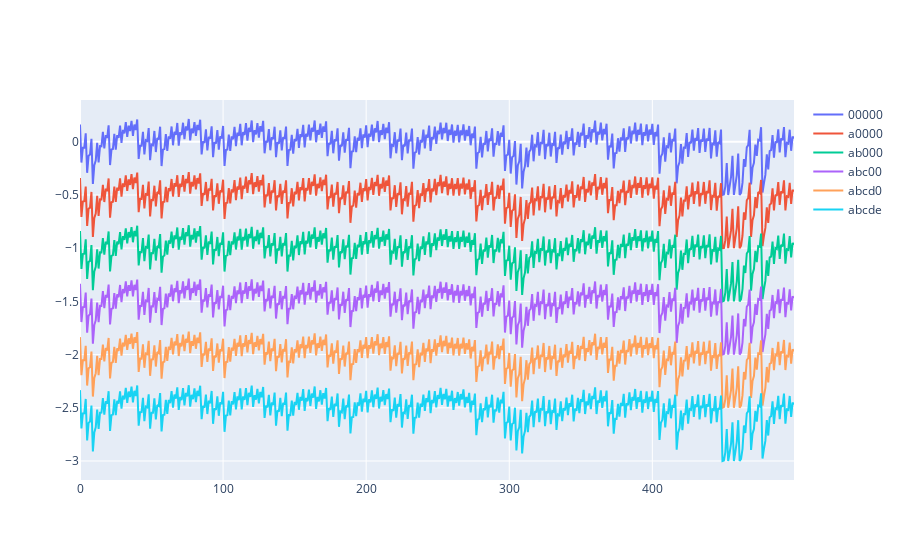

Here is the notebook cell this chart was saved with:
### Code cell
import plotly.graph_objects as pgo
fig = pgo.Figure()
for i, trace in enumerate(data):
    fig.add_trace(pgo.Scatter(y=trace["trace"] - i * 0.5, name=bytes(trace["attempt"]).decode()))
fig["data"][0]["showlegend"] = True
fig.show()

plotly.io.write_image(fig, "/home/stefan/Downloads/hackerkiste 4.png", width=1920, height=800)

### Figure 1 — Plotly figure (JSON) as saved in the notebook; plotly's stock layout.template omitted (floating-point values rounded to 4 significant figures; data arrays with more than 128 entries replaced by an {"elided": "..."} marker saying what was removed)
{"data": [{"name": "00000", "showlegend": true, "type": "scatter", "y": {"elided": "500 float values"}}, {"name": "a0000", "type": "scatter", "y": {"elided": "500 float values"}}, {"name": "ab000", "type": "scatter", "y": {"elided": "500 float values"}}, {"name": "abc00", "type": "scatter", "y": {"elided": "500 float values"}}, {"name": "abcd0", "type": "scatter", "y": {"elided": "500 float values"}}, {"name": "abcde", "type": "scatter", "y": {"elided": "500 float values"}}], "layout": {}}
